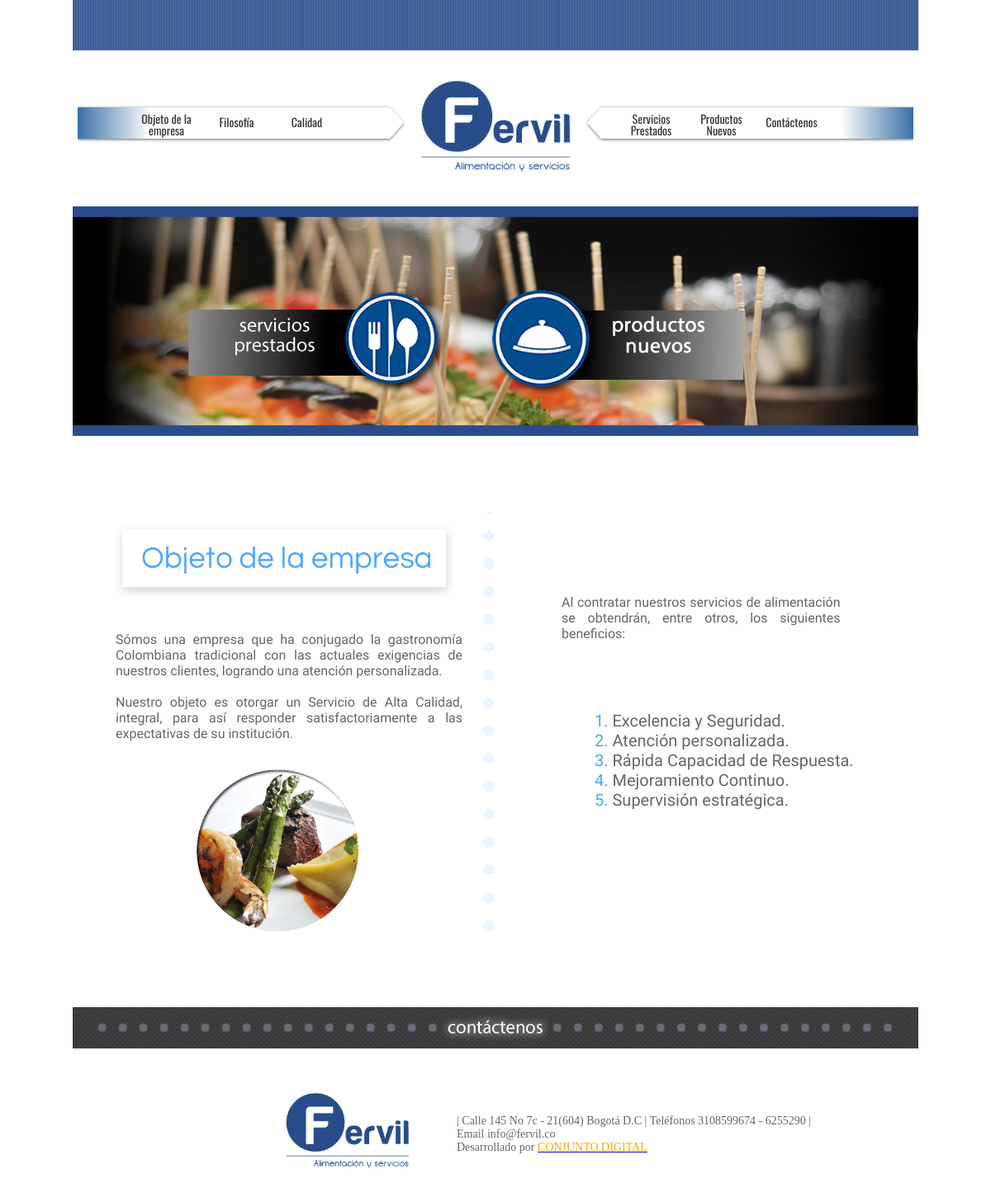
The page / on the database its author committed.
### tables this page shows
CREATE TABLE IF NOT EXISTS `imagen` (
  `id_imagen` int(11) NOT NULL AUTO_INCREMENT,
  `nombre` varchar(50) DEFAULT NULL,
  `ubicacion` varchar(50) DEFAULT NULL,
  PRIMARY KEY (`id_imagen`)
);

CREATE TABLE IF NOT EXISTS `pagina` (
  `id_pagina` int(11) NOT NULL AUTO_INCREMENT,
  `titulo` varchar(50) DEFAULT NULL,
  `id_producto` int(11) DEFAULT NULL,
  `id_servicio` int(11) DEFAULT NULL,
  `id_imagen` int(11) DEFAULT NULL,
  `id_texto` int(11) DEFAULT NULL,
  `texto` text,
  `fecha` date DEFAULT NULL,
  PRIMARY KEY (`id_pagina`),
  KEY `FK_pagina_productos` (`id_producto`),
  KEY `FK_pagina_servicios` (`id_servicio`),
  KEY `FK_pagina_imagen` (`id_imagen`),
  KEY `FK_pagina_texto` (`id_texto`),
  CONSTRAINT `FK_pagina_imagen` FOREIGN KEY (`id_imagen`) REFERENCES `imagen` (`id_imagen`) ON DELETE CASCADE ON UPDATE CASCADE,
  CONSTRAINT `FK_pagina_productos` FOREIGN KEY (`id_producto`) REFERENCES `productos` (`id_producto`) ON DELETE CASCADE ON UPDATE CASCADE,
  CONSTRAINT `FK_pagina_servicios` FOREIGN KEY (`id_servicio`) REFERENCES `servicios` (`id_servicios`) ON DELETE CASCADE ON UPDATE CASCADE,
  CONSTRAINT `FK_pagina_texto` FOREIGN KEY (`id_texto`) REFERENCES `texto` (`id_texto`) ON DELETE CASCADE ON UPDATE CASCADE
);

### backend/Model/conexion.php (called while the page is built, shortened)
<?php
class Conexion {
    private $db;
    public function __construct() {
        $this->db = $this->conectar();
    }
    public static function conectar() {
        $link = mysql_connect('localhost', 'root', '');
        return $link;
    }
    public function query($sql) {
        return mysql_query($sql, $this->db);
    }
    public function fetch($query) {
        return mysql_fetch_assoc($query);
    }
}

### backend/Model/claseController.php (called while the page is built, shortened)
<?php
require_once ('consumir.php');
$model = new modeloPrueba();
$contenido = $model->getContenido();
$imagenes = $model->getImagenes();

### backend/Model/consumir.php (called while the page is built, shortened)
<?php
require_once ('conexion.php');
class modeloPrueba {
    private $db;
    public function __construct() {
        $this->db = new Conexion();
    }
    public function getContenido() {
        $sql = "
        SELECT pagina.id_pagina, pagina.texto
        FROM pagina
        WHERE texto IS NOT NULL";
        $query = $this->db->query($sql);
        $array = array();
        while ($rows = $this->db->fetch($query)) {
            $array[] = $rows;
        }
        return $array;
    }
    public function getImagenes() {
        $sql = "
            SELECT id_imagen, nombre, ubicacion
            FROM imagen
            WHERE ubicacion IS NOT NULL";
        $query = $this->db->query($sql);
        $arrayImg = array();
        while ($rows = $this->db->fetch($query)) {
            $arrayImg [] = $rows;
        }
        return $arrayImg;
    }
}

### index.php (the view, shortened to what this page needs)
<?php
require_once 'backend/Model/claseController.php';
?>
<!DOCTYPE html PUBLIC "-//W3C//DTD XHTML 1.0 Transitional//EN" "http://www.w3.org/TR/xhtml1/DTD/xhtml1-transitional.dtd">
<html xmlns="http://www.w3.org/1999/xhtml">
    <head>
        <link href="css/estilos.css" rel="stylesheet" type="text/css" />
    </head>
    <body>
        <div id="contenedor">
            <div id="cabezote">
                <div id="franja"></div>
                <div id="ContMenu">
                    <div id="menu1">
                        <ul class="ContMenu1">
                            <a href="index.php"><li class="item2">Objeto de la empresa</li></a>
                            <a href="filosofia.php"><li class="item1">Filosofía</li></a>
                            <a href="calidad.php"><li class="item1">Calidad</li></a>
                        </ul>
                    </div>
                    <div id="logo"><img src="<?php echo $imagenes[0]['ubicacion']; ?>" width="100%"></div>
                    <div id="menu2">
                        <ul class="ContMenu2">
                            <a href="servicios.php"><li class="item2">Servicios Prestados</li></a>
                            <a href="productos.php"><li class="item2">Productos Nuevos</li></a>
                            <a href="contacto.php"><li class="item1">Contáctenos</li></a>
                        </ul>
                    </div>
                </div>
            </div>
            <div id="banner">
                <ul class="ContBanner">
                    <li class="servicios"><a href="servicios.php"><img src="<?php echo $imagenes[28]['ubicacion']; ?>" /></a></li>
                    <li class="productos"><a href="productos.php"><img src="<?php echo $imagenes[22]['ubicacion']; ?>" /></a></li>
                </ul>
            </div>
            <div id="contenido">
                <div id="ConCont">
                    <div id="ConCont1">
                        <div id="objeto"><img src="<?php echo $imagenes[21]['ubicacion']; ?>" width="100%"/> </div>
                        <p class="texto1" style="text-align:justify;">
                            <br/><?php echo $contenido[0]['texto']; ?><br>
                            <br/><?php echo $contenido[1]['texto']; ?>
                        </p>
                        <div id="imagenn1"><img src="<?php echo $imagenes[12]['ubicacion']; ?>" width="100%"/></div>
                    </div>
                    <div id="ConCont3"><img src="images/lineapuntos.fw.png"  width="45%" style="margin-left:10px"/></div>
                    <div id="ConCont2">
                        <p class="texto2" style="text-align:justify;width:75%;height: auto; ">
                            <?php echo $contenido[2]['texto']; ?>
                        </p>
                        <p class="texto4">
                            <font color="#4CA5FF"><br/> 1. </font> <?php echo $contenido[3]['texto']; ?>
                            <font color="#4CA5FF"> <br/> 2. </font> <?php echo $contenido[4]['texto']; ?>
                            <font color="#4CA5FF"> <br/> 3.  </font><?php echo $contenido[5]['texto']; ?>
                            <font color="#4CA5FF"><br/> 4.  </font><?php echo $contenido[6]['texto']; ?>
                            <font color="#4CA5FF"> <br/> 5.  </font><?php echo $contenido[7]['texto']; ?>
                        </p>
                    </div>
                </div>
            </div>
            <div id="footer">
                <div id="contactenos"></div>
                <div id="fervil">
                    <div id="logo1"><img src="<?php echo $imagenes[0]['ubicacion']; ?>" width="100%"/></div>
                    <div id="info">
                        <p class="texto3">
                            | Calle 145 No 7c - 21(604) Bogotá D.C |  Teléfonos 3108599674  -  6255290 |
                            <br/>  Email  info@fervil.co
                            <br/>  Desarrollado por  <a href="http://www.conjuntodigital.com"> <font color="orange">CONJUNTO DIGITAL</font> </a>
                        </p>
                    </div>
                </div>
            </div>
        </div>
    </body>
</html>

### css/estilos.css (style rules this page uses)
body { margin:0px; padding:0px; font-family: 'Futura-CondensedMedium'; src:url(../fonts/Futura-CondensedMedium.ttf) format('truetype'); }
#contenedor { width:1024px; height:auto; margin:0 auto; }
#cabezote { width:1024px; height:250px; margin:0 auto; }
#franja { width:1024px; height:61px; margin:0 auto; background: url(../images/azul.png); }
#ContMenu { width:1024px; height:160px; margin:0 auto; margin-top:20px; }
#menu1 { width:400px; height:100px; float:left; margin-top:40px; margin-left:6px; background:url(../images/menu2.fw.png) no-repeat; background-size:contain; }
#logo { width:200px; height:174px; float:left; margin-left:6px; }
#menu2 { width:400px; height:100px; float:left; margin-top:40px; margin-left:6px; background:url(../images/menu1.png) no-repeat; background-size:contain; }
.ContMenu1 { width:400px; height:50px; float:left; margin:0 auto; margin-left:25px; list-style:none; margin-top:10px; }
.ContMenu2 { width:400px; height:50px; float:left; margin:0 auto; list-style:none; margin-top:10px; }
.item1 { width:85px; height:38px; float:left; color:#333; text-align:center; font-family: 'Oswald', sans-serif; font-size:14px; padding-top:6px; font-weight:normal; }
.item2 { width:85px; height:38px; float:left; color:#333; text-align:center; font-family: 'Oswald', sans-serif; font-size:14px; padding-top:6px; line-height:14px; font-weight:normal; }
#banner { margin:0 auto; width:1024px; height:370px; background:url(../images/imghome.png); background-size: 100% 75%; background-repeat: no-repeat; }
.ContBanner { width:95%; height:auto; margin:0 auto; }
.servicios { width:330px; height:150px; float:left; margin-top:80px; margin-left:80px; list-style:none; }
.productos { width:330px; height:150px; float:left; margin-top:80px; margin-left:40px; list-style:none; }
#contenido { width:1024px; min-height:350px; margin:0 auto; }
#ConCont { width:1000px; min-height:600px; margin:0 auto; background:#FFF; }
#ConCont1 { width:450px; height:500px; float:left; margin-left:10px; }
#ConCont3 { width:50px; height:500px; float:left; margin-left:10px; }
#ConCont2 { width:450px; height:500px; float:left; margin-left:10px; }
#objeto { width:450px; height:100px; margin-left:10px; margin-top:10px; }
.texto1 { font-family: 'PT Sans Narrow', sans-serif; text-align:left; font-size:16px; color:#666; margin-left:30px; }
#imagenn1 { width:250px; height:200px; background:#666; margin-left:100px; }
.texto2 { font-family: 'PT Sans Narrow', sans-serif; text-align:left; font-size:16px; color:#666; margin-left:50px; margin-top:100px; }
.texto4 { font-family: 'PT Sans Narrow', sans-serif; text-align:left; font-size:20px; color:#666; margin-left:90px; margin-top:60px; }
#footer { width:1024px; height:250px; margin:0 auto; }
#contactenos { width:1024px; height:50px; background:url(../images/contactenos.png); }
#fervil { width:1000; height:200; background:#9FF; }
#logo1 { width:165px; height:120px; float:left; margin-top:40px; margin-left:250px; }
#info { width:500px; height:120px; float:left; margin-top:20px; margin-left:20px; }
.texto3 { font-family:'Futura-CondensedMedium'; text-align:left; font-size:14px; color:#666; margin-left:30px; margin-top:60px; }

### rows shown on the page
imagen: ubicacion (picture)
imagen: ubicacion (picture)
imagen: ubicacion (picture)
imagen: ubicacion (picture)
pagina: texto "Sómos una empresa que ha conjugado la gastronomía Colombiana tradicional con las actuales exigencias de nuestros clientes, logrando una atención personalizada."
pagina: texto "Nuestro objeto es otorgar un Servicio de Alta Calidad, integral, para así responder satisfactoriamente a las expectativas de su institución."
imagen: ubicacion (picture)
pagina: texto "Al contratar nuestros servicios de alimentación se obtendrán, entre otros, los siguientes beneficios:"
pagina: texto "Excelencia y Seguridad."
pagina: texto "Atención personalizada."
pagina: texto "Rápida Capacidad de Respuesta."
pagina: texto "Mejoramiento Continuo."
pagina: texto "Supervisión estratégica."
